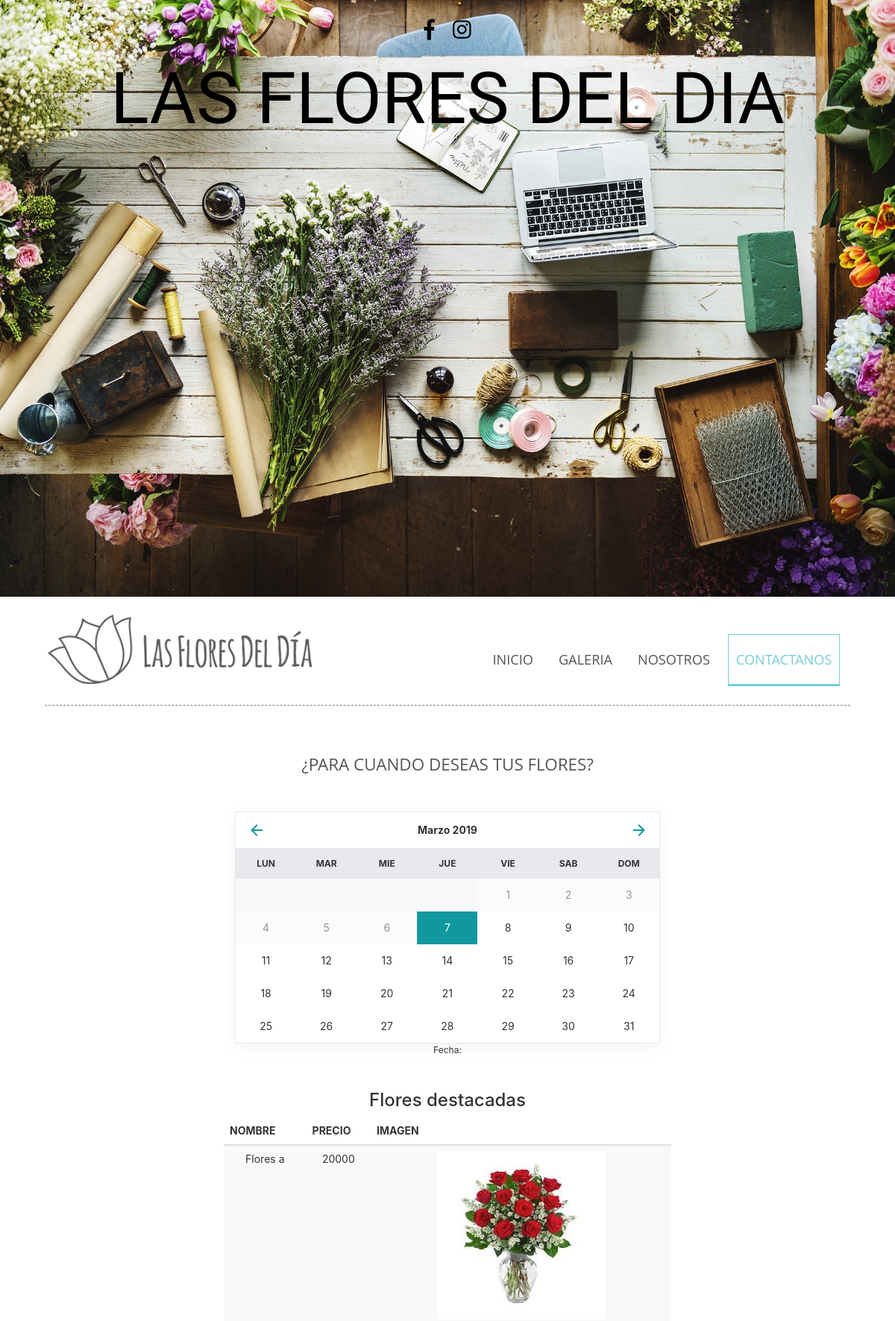
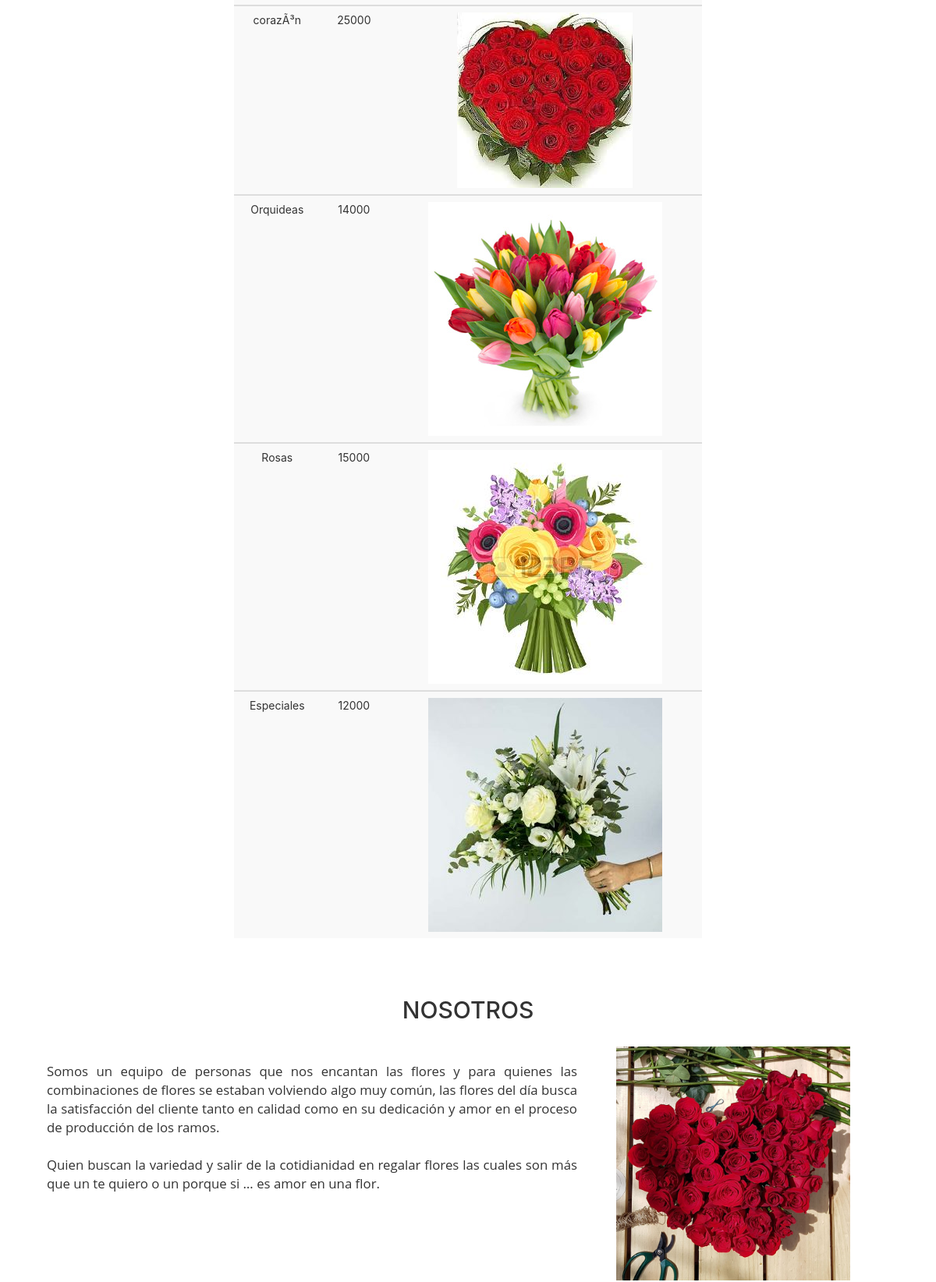
Page /flores/index-old.php (upper part) on the committed database (2 pictures, top to bottom).
### tables this page shows
CREATE TABLE `flores` (
  `id` int(11) NOT NULL,
  `nombre` varchar(45) DEFAULT NULL,
  `precio` varchar(45) DEFAULT NULL,
  `sku` varchar(45) DEFAULT NULL,
  `descripcion` varchar(45) DEFAULT NULL,
  `empaques_id` int(11) NOT NULL DEFAULT '1',
  `tamaño_id` int(11) NOT NULL DEFAULT '1',
  `colores_id` int(11) NOT NULL DEFAULT '1',
  `cantidad` varchar(45) DEFAULT NULL,
  `imagen_id` int(11) NOT NULL,
  `categorias_id` int(11) NOT NULL
);

CREATE TABLE `imagen` (
  `id` int(11) NOT NULL,
  `file_name` varchar(45) DEFAULT NULL,
  `file_type` varchar(45) DEFAULT NULL
);

### flores/includes/funciones/connect_db.php (called while the page is built, shortened)
<?php
$mysqli = new mysqli("localhost", "root", "", "mydb");
mysqli_set_charset($mysqli,"utf8");
		if ($mysqli) {
			$sql = "SELECT * FROM flores
			INNER JOIN agenda ON flores.id = agenda.flores_id
			INNER JOIN imagen ON flores.imagen_id = imagen.id ";
			$flores = $mysqli->query($sql);
		}else{
		die('No pudo conectarse: ' . mysqli_error());
		}
?>

### flores/includes/funciones/querysql.php (the view, shortened to what this page needs)
<?php include 'connect_db.php';
?>
<?php  if (mysqli_num_rows($flores) > 0) { ?>
	<div id="resultado">
	<h3 style="text-align: center;">Flores destacadas</h3>
	<table class="table table-striped table-dark" cellpadding="0" cellspacing="0" class="db-table">
	<thead class="thead-dark">
	<tr><th scope="col">NOMBRE</th><th scope="col">PRECIO</th><th scope="col">IMAGEN</th></tr>
	</thead>
	 <tbody>
	<?php
	    while($row = mysqli_fetch_assoc($flores)) { ?>
	<tr>
	<?php foreach($row as $key=>$value) { ?>
			<?php if ($key == "nombre" || $key == "precio" || $key == "file_name" ) : ?>
				<td>
					<?php if ($key == "file_name"): ?>
						<img src="admin/uploads/products/<?php echo $value; ?>" alt="">
					<?php else : ?>
					<?php echo $value; ?>
					<?php endif; ?>
				</td>
			<?php endif; ?>
	<?php }  ?>
	</tr>
	</tbody>
	<?php  }  ?>
	</table>
	</div>
<?php   } else {
      echo "0 resultados";
   }
?>

### flores/includes/templates/header.php (shortened to what this page needs)
<!doctype html>
<html class="no-js" lang="">
<head>
	<link href="dist/vanillaCalendar.css" rel="stylesheet">
  <link rel="stylesheet" href="css/normalize.css">
  <link rel="stylesheet" href="css/main.css">
  <link rel="stylesheet" href="https://use.fontawesome.com/releases/v5.7.2/css/all.css">
  <link href="//maxcdn.bootstrapcdn.com/bootstrap/3.3.0/css/bootstrap.min.css" rel="stylesheet" id="bootstrap-css">
  <link rel="stylesheet" type="text/css" href="https://cdn.jsdelivr.net/npm/pikaday/css/pikaday.css">
</head>
<body>
  <header class="site-header">
    <div class="hero">
        <div class="contenido-header">
            <nav class="redes-sociales">
              <a href="#"><i class="fab fa-facebook-f"></i></a>
              <a href="#"><i class="fab fa-instagram"></i></a>
            </nav>
            <div class="nombre-pagina">
              <h1>LAS FLORES DEL DIA</h1>
            </div>
          </div>
    </div>
  </header>
  <div class="barra">
      <div class="contenedor clearfix">
        <div class="logo">
        <a href="index.php">
          <img src="img/Logo-Las-Flores-del-dia-Pequeño-1.png" alt="logoflores">
          </a>
          </div>
          <nav class="navegacion-principal clearfix">
              <a href="index.php">Inicio</a>
              <a href="galeria.php">Galeria</a>
              <a href="nosotros.php">Nosotros</a>
              <a href="contactanos.php">Contactanos</a>
          </nav>
      </div>
  </div>

### flores/index-old.php (shortened to what this page needs)
<?php include_once 'includes/templates/header.php';?>
<div class="linea contenedor">
    <p></p>
  </div>
		<section>
				<div class="container">
						<br>
					<h2 id="titulo-calendario">¿PARA CUANDO DESEAS TUS FLORES?</h2>
					<br><br>
					<div id="v-cal">
						<div class="vcal-header">
							<button class="vcal-btn" data-calendar-toggle="previous">
								<svg height="24" version="1.1" viewbox="0 0 24 24" width="24" xmlns="http://www.w3.org/2000/svg">
									<path d="M20,11V13H8L13.5,18.5L12.08,19.92L4.16,12L12.08,4.08L13.5,5.5L8,11H20Z"></path>
								</svg>
							</button>
							<div class="vcal-header__label" data-calendar-label="month">
							</div>
							<button class="vcal-btn" data-calendar-toggle="next">
								<svg height="24" version="1.1" viewbox="0 0 24 24" width="24" xmlns="http://www.w3.org/2000/svg">
									<path d="M4,11V13H16L10.5,18.5L11.92,19.92L19.84,12L11.92,4.08L10.5,5.5L16,11H4Z"></path>
								</svg>
							</button>
						</div>
						<div class="vcal-week">
							<span>Lun</span>
							<span>Mar</span>
							<span>Mie</span>
							<span>Jue</span>
							<span>Vie</span>
							<span>Sab</span>
							<span>Dom</span>
						</div>
						<div class="vcal-body" data-calendar-area="month"></div>
					</div>
					<p class="demo-picked">
						Fecha:
					</p>
				</div>
				<div class="flores_destacadas container">
					<div class="row">
						<?php include 'includes/funciones/querysql.php';?>
					</div>
				</div>
		</section>
<section  class="seccion">
    <h2>NOSOTROS</h2>
  </section>
<section class="contenedor-nosotros">
    <div class="contenedor clearfix">
        <article class="contenedor-nosotros clearfix">
            <img src="img/Corazon-Woo-1x1.jpg" alt="Imagen Puente De la torre">
            <br>
            <p>Somos un equipo de personas que nos encantan las flores y para quienes las combinaciones de flores se estaban volviendo algo muy común, las flores del día busca la satisfacción del cliente tanto en calidad como en su dedicación y amor en el proceso de producción de los ramos.
                <br><br>Quien buscan la variedad y salir de la cotidianidad en regalar flores las cuales son más que un te quiero o un porque si … es amor en una flor.</p>
        </article>
    </div>
</section>
<?php include_once 'includes/templates/footer.php';?>

### flores/includes/templates/footer.php (shortened to what this page needs)
</body>
</html>

### flores/css/main.css (style rules this page uses)
html { color: #222; font-size: 1em; line-height: 1.4; }
audio, canvas, iframe, img, svg, video { vertical-align: middle; }
html { box-sizing: border-box; }
*,*:before,*:after { box-sizing: inherit; }
body { background-color:white; font-family: 'Open Sans', sans-serif; }
.contenedor { width: 100%; margin: 0 auto; }
.seccion { padding: 20px 0; }
h2 { font-family: 'Open Sans', sans-serif; font-size: 2.4em; text-align: center; text-transform: uppercase; }
@media only screen and (min-width: 480px) { .contenedor { width: 95%; } }
@media only screen and (min-width: 768px) { .contenedor { width: 90%; } }
@media only screen and (min-width: 992px) { .contenedor { width: 90%; max-width: 1100px;; } }
div.barra { background-color: white; padding: 4px ; margin-top: 20px; }
div.logo { width: 80%; float: left; }
div.logo img { width: 100%; }
@media only screen and (min-width:768px ) { div.logo { width: 33%; float: left; } }
nav.navegacion-principal { display: none; width: 100%; }
nav.navegacion-principal a { font-family: 'Open Sans', sans-serif; color: rgb(87, 85, 85); font-size: 1.3em; text-transform: uppercase; text-decoration: none; transition: all .1s ease;*/ width: 100%; display: block; text-align: center; margin-bottom: 20px; clear: both; }
nav.navegacion-principal a:last-child { border: 1px solid rgb(120, 205, 216); color: rgb(120, 205, 216); border-bottom: 3px solid rgb(120, 205, 216); }
@media only screen and (min-width:768px ) { nav.navegacion-principal { width: 67%; float: right; text-align: right; display: block; } }
@media only screen and (min-width:768px ) { nav.navegacion-principal a { padding: 20px 10px; display: inline-block; width:auto; display: inline-block; text-align: cente r; margin: 26px 10px 0px 0; } }
div.hero { background-image: url(../img/arrangement-2264812_1920.jpg); height: 100vh; background-position: top center; background-size: cover; }
div.contenido-header { padding-top: 40px; }
@media only screen and (min-width: 768px) { div.contenido-header { padding-top: 20px; } }
nav.redes-sociales { text-align: center; }
nav.redes-sociales a { color: black; font-size: 2em; margin-right: 20px; }
nav.redes-sociales a:last-child { margin-right: 0; }
div.nombre-pagina h1 { text-align: center; color:black; font-family: 'Amatic SC', cursive; font-size: 5em; }
@media only screen and (min-width: 768px) { div.nombre-pagina h1 { font-size: 8.0vw; } }
#titulo-calendario { font-size: 1.6em; font-family: 'Open Sans', sans-serif; color: rgb(87, 85, 85); }
div.linea p { width: 100%; margin-top: 1.5em; border-top: gray 1px dashed; padding-top: 1px; }
.contenedor-nosotros { margin-bottom: 60px; }
.contenedor-nosotros:last-of-type { margin-bottom: 0; }
.contenedor-nosotros img { width: 100%; display: block; }
@media (min-width: 456px) { .contenedor-nosotros img { width: 300px; float: right;; margin: 0 50px 0 50px; } }
@media (min-width: 456px) { .contenedor-nosotros p { text-align: justify; font-size: 1.2em; font-family: 'Open Sans', sans-serif; } }
@media (min-width: 456px) { h3 { font-family: 'Open Sans', sans-serif; } }
@media (min-width: 456px) { .clearfix:before, .clearfix:after { content: " "; display: table; } }
@media (min-width: 456px) { .clearfix:after { clear: both; } }

### flores/index-old.php (style rules this page uses)
html { box-sizing: border-box; }
body { font-family: -apple-system, BlinkMacSystemFont, "Segoe UI", Roboto, Helvetica, Arial, sans-serif, "Apple Color Emoji", "Segoe UI Emoji", "Segoe UI Symbol"; color: #333; background-color: white; -webkit-font-smoothing: antialiased; }
h1 { text-align: center; }
.container { width: 100%; margin: 1.6rem auto; max-width: 60rem; text-align: center; }
.demo-picked { font-size: 1.2rem; text-align: center; }

### rows in the picture
flores: nombre "Flores a", precio "20000", imagen.file_name (picture)
flores: nombre "corazÃ³n", precio "25000", imagen.file_name (picture)
flores: nombre "Orquideas", precio "14000", imagen.file_name (picture)
flores: nombre "Rosas", precio "15000", imagen.file_name (picture)
flores: nombre "Especiales", precio "12000", imagen.file_name (picture)
